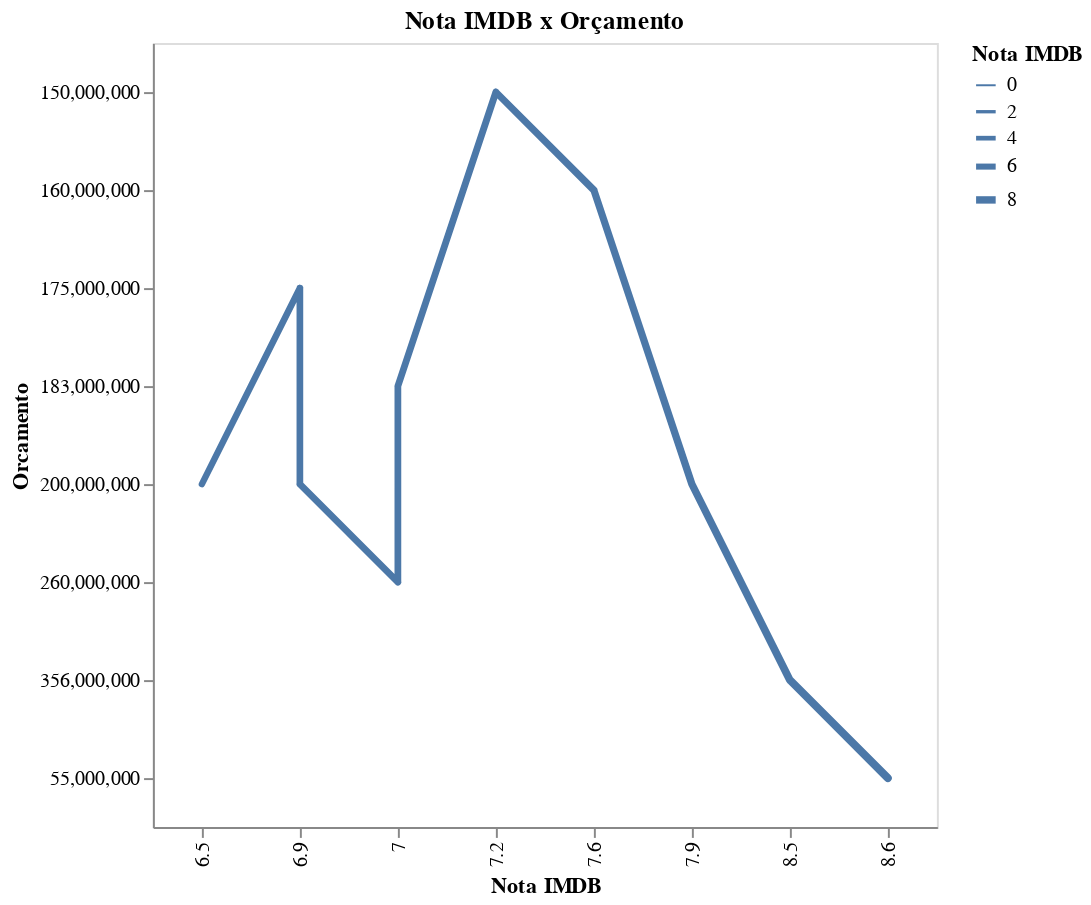

Notebook source saved alongside this figure:
### Markdown cell above
Desta outra forma podemos visualizar que há uma tendência da nota IMDB(Eixo Y) ser maior de acordo com a menor nota no Ranking(Eixo X).

Outras indagações envolvem o histórico das notas, assim como sua relação com o orçamento.

### Code cell
alt.Chart(filmes_2019, title = 'Nota IMDB x Orçamento').mark_trail().encode(
    x='Nota IMDB:O',
    y='Orcamento:O',
    size='Nota IMDB:Q'
).properties(width=400, height=400)

### Figure 1 — Vega-Lite specification as saved in the notebook (floating-point values rounded to 4 significant figures)
{"config": {"view": {"continuousWidth": 400, "continuousHeight": 300}}, "data": {"name": "data-ddf60c8cc15e4e76cb23598811d056a7"}, "mark": "trail", "encoding": {"size": {"type": "quantitative", "field": "Nota IMDB"}, "x": {"type": "ordinal", "field": "Nota IMDB"}, "y": {"type": "ordinal", "field": "Orcamento"}}, "height": 400, "title": "Nota IMDB x Orçamento", "width": 400, "$schema": "https://vega.github.io/schema/vega-lite/v4.8.1.json", "datasets": {"data-ddf60c8cc15e4e76cb23598811d056a7": [{"Ano de Lancamento": 2019, "Ranking no ano": 1, "Nota IMDB": 8.5, "Classificacao Etaria": "PG-13", "Titulo": "Avengers: Endgame", "Orcamento": "356,000,000", "Duracao em minutos": 181, "Estudio": "Walt Disney ", "Faturamento Global": "2,797,800,564", "Faturamento Domestico": "858,373,000", "Genero 1": "Action", "Genero 2": "Adventure", "Genero 3": "Drama", "Ano": 2019}, {"Ano de Lancamento": 2019, "Ranking no ano": 2, "Nota IMDB": 7.0, "Classificacao Etaria": "PG", "Titulo": "The Lion King", "Orcamento": "260,000,000", "Duracao em minutos": 118, "Estudio": "Walt Disney ", "Faturamento Global": "1,656,943,394", "Faturamento Domestico": "543,638,043", "Genero 1": "Animation", "Genero 2": "Adventure", "Genero 3": "Drama", "Ano": 2019}, {"Ano de Lancamento": 2019, "Ranking no ano": 3, "Nota IMDB": 7.2, "Classificacao Etaria": "PG", "Titulo": "Frozen II", "Orcamento": "150,000,000", "Duracao em minutos": 103, "Estudio": "Walt Disney ", "Faturamento Global": "1,420,560,456", "Faturamento Domestico": "470,089,732", "Genero 1": "Animation", "Genero 2": "Adventure", "Genero 3": "Comedy", "Ano": 2019}, {"Ano de Lancamento": 2019, "Ranking no ano": 4, "Nota IMDB": 7.6, "Classificacao Etaria": "PG-13", "Titulo": "Spider-Man: Far from Home", "Orcamento": "160,000,000", "Duracao em minutos": 129, "Estudio": "Sony Pictures", "Faturamento Global": "1,131,927,996", "Faturamento Domestico": "390,532,085", "Genero 1": "Action", "Genero 2": "Adventure", "Genero 3": "Sci-Fi", "Ano": 2019}, {"Ano de Lancamento": 2019, "Ranking no ano": 5, "Nota IMDB": 6.9, "Classificacao Etaria": "PG-13", "Titulo": "Captain Marvel", "Orcamento": "175,000,000", "Duracao em minutos": 123, "Estudio": "Walt Disney ", "Faturamento Global": "1,128,274,794", "Faturamento Domestico": "426,829,839", "Genero 1": "Action", "Genero 2": "Adventure", "Genero 3": "Sci-Fi", "Ano": 2019}, {"Ano de Lancamento": 2019, "Ranking no ano": 6, "Nota IMDB": 7.9, "Classificacao Etaria": "G", "Titulo": "Toy Story 4", "Orcamento": "200,000,000", "Duracao em minutos": 100, "Estudio": "Walt Disney ", "Faturamento Global": "1,073,394,593", "Faturamento Domestico": "434,038,008", "Genero 1": "Animation", "Genero 2": "Adventure", "Genero 3": "Comedy", "Ano": 2019}, {"Ano de Lancamento": 2019, "Ranking no ano": 7, "Nota IMDB": 8.6, "Classificacao Etaria": "R", "Titulo": "Joker", "Orcamento": "55,000,000", "Duracao em minutos": 122, "Estudio": "Warner Bros.", "Faturamento Global": "1,071,030,470", "Faturamento Domestico": "334,830,470", "Genero 1": "Crime", "Genero 2": "Drama", "Genero 3": "Thriller", "Ano": 2019}, {"Ano de Lancamento": 2019, "Ranking no ano": 8, "Nota IMDB": 7.0, "Classificacao Etaria": "PG", "Titulo": "Aladdin", "Orcamento": "183,000,000", "Duracao em minutos": 128, "Estudio": "Walt Disney ", "Faturamento Global": "1,050,693,953", "Faturamento Domestico": "355,559,216", "Genero 1": "Adventure", "Genero 2": "Family", "Genero 3": "Fantasy", "Ano": 2019}, {"Ano de Lancamento": 2019, "Ranking no ano": 9, "Nota IMDB": 6.9, "Classificacao Etaria": "PG-13", "Titulo": "Star Wars: Episode IX - The Rise of Skywalker", "Orcamento": "200,000,000", "Duracao em minutos": 142, "Estudio": "Walt Disney ", "Faturamento Global": "1,048,859,152", "Faturamento Domestico": "503,458,989", "Genero 1": "Action", "Genero 2": "Adventure", "Genero 3": "Fantasy", "Ano": 2019}, {"Ano de Lancamento": 2019, "Ranking no ano": 10, "Nota IMDB": 6.5, "Classificacao Etaria": "PG-13", "Titulo": "Fast & Furious Presents: Hobbs & Shaw", "Orcamento": "200,000,000", "Duracao em minutos": 137, "Estudio": "Universal Pictures", "Faturamento Global": "758,910,100", "Faturamento Domestico": "173,810,100", "Genero 1": "Action", "Genero 2": "Adventure", "Genero 3": null, "Ano": 2019}]}}
